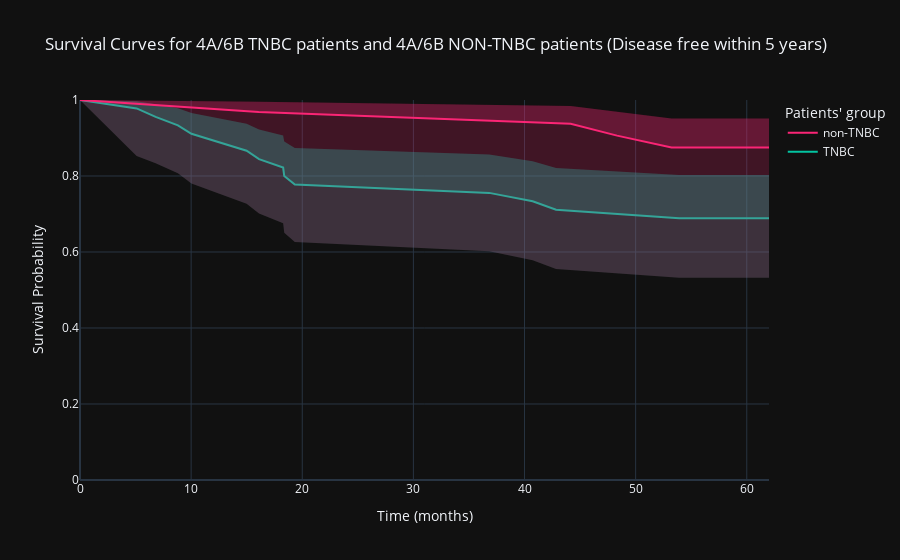

The notebook cell saved with this chart:
### Code cell
# Plot the survival curves for TN 5A and the other TN.
plot_survival_probability('Survival Curves for 4A/6B TNBC patients and 4A/6B NON-TNBC patients (Disease free within 5 years)', "Patients' group", 
                  ["TNBC", "non-TNBC"], [TN4A_survival_function_DF, allNONTN_survival_function_DF],
                  [kmf_TN4A_DF.confidence_interval_, kmf_totalNONTN_DF.confidence_interval_])
